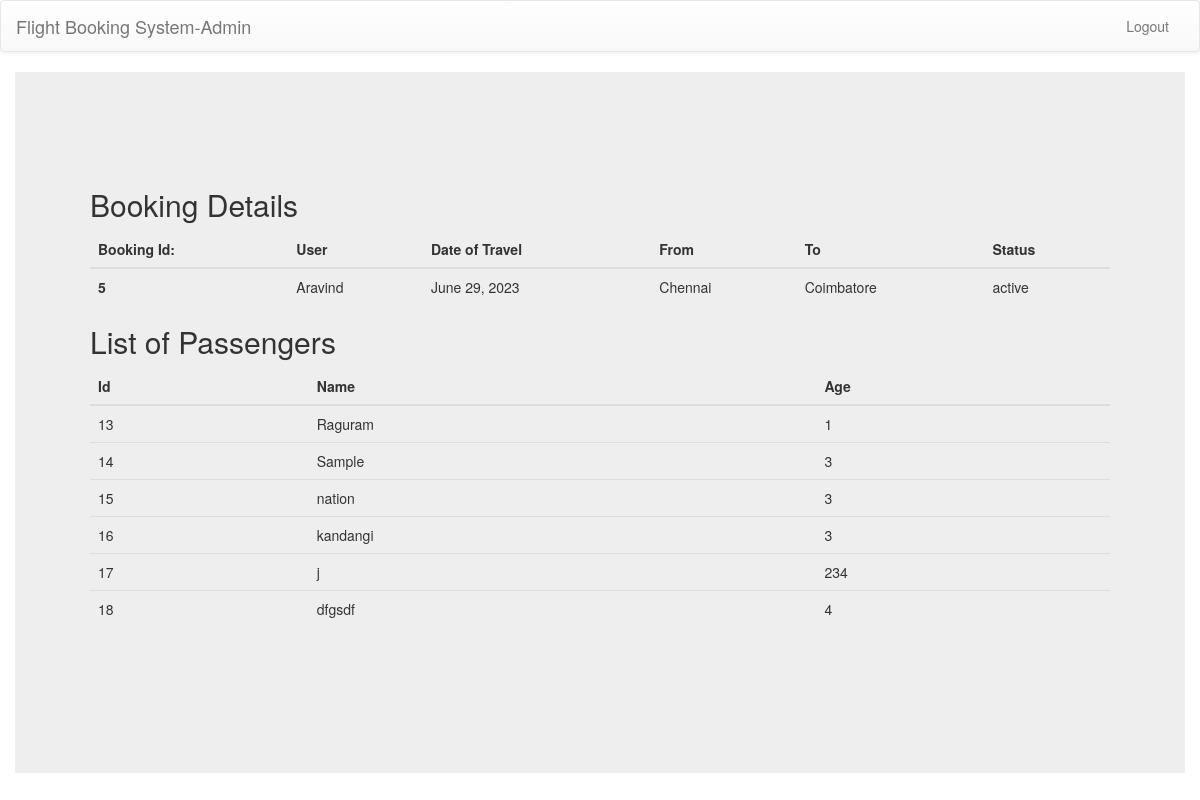
The page /manage/flight/booking-detail-admin/5 (signed in) on the database as committed earlier.
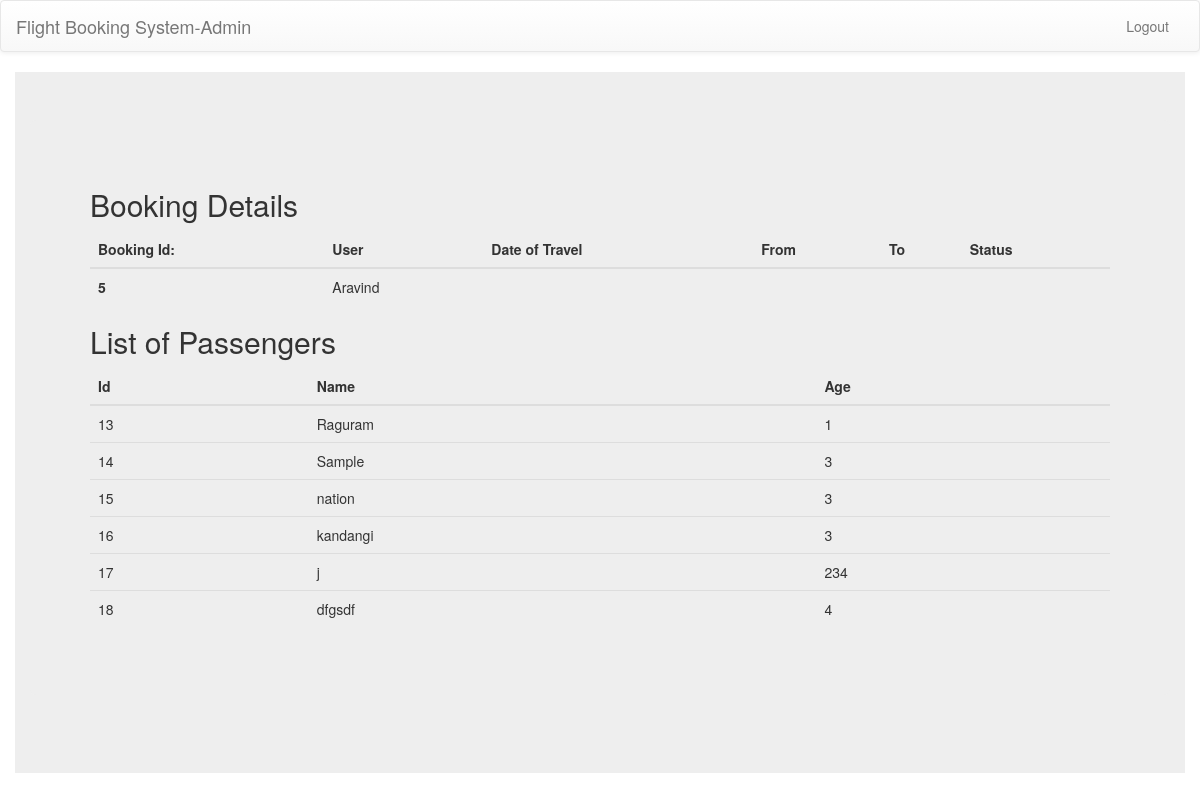
The same page on the database as committed later.
### user/models.py (models this page shows, shortened)
class Bookings(models.Model):
    user_id=models.ForeignKey(User,on_delete=models.SET_NULL,blank=True,null=True)
    travel=models.ForeignKey(Travel,on_delete=models.SET_NULL,blank=True,null=True)
    passengers_count=models.PositiveIntegerField(default=1)
    passengers_names=models.ManyToManyField(Passengers)

class Travel(models.Model):
    flight_id=models.ForeignKey(Flight,on_delete=models.CASCADE)
    remain=models.PositiveIntegerField(default=60)
    date=models.DateField(null=True,blank=True)
    status=models.CharField(max_length=10,default="active")

class Flight(models.Model):
    name=models.CharField(max_length=10)
    airline=models.ForeignKey(AirLine,on_delete=models.CASCADE)
    source=models.ForeignKey(Airports,on_delete=models.SET_NULL,blank=True,null=True,related_name="depart")
    destination=models.ForeignKey(Airports,on_delete=models.SET_NULL,blank=True,null=True,related_name="arrive")
    time_of_departure=models.TimeField(null=True,blank=True)
    duration_of_travel=models.PositiveIntegerField()
    price=models.PositiveIntegerField(null=True,blank=True)

class Airports(models.Model):
    name=models.CharField(max_length=10)

class User(AbstractUser):
    username=None
    name=models.CharField(max_length=30)
    email=models.EmailField(unique=True)
    phone_number=models.CharField(max_length=10)
    USERNAME_FIELD='email'
    REQUIRED_FIELDS=[]
    objects=UserManager()

### adminapp/views.py (the view)
# urls.py: path("booking-detail-admin/<int:id>",booking_details,name="booking-detail-admin"),
@login_required(login_url="/manage/flight/login-admin")
def booking_details(request,id):
    if not request.user.is_superuser:
        return redirect("unauthorized")
    try:
        booking=Bookings.objects.get(id=id)
    except:
        raise ValueError("Invalid booking Id")
    passengers=booking.passengers_names.all()
    return render(request,"adminapp/booking-detail.html",context={"booking":booking,"passengers":passengers})

### templates/adminapp/booking-detail.html
{% extends 'adminapp/base.html' %}
{% block main %}
<div class="jumbotron container">
    <div class="jumbotron">
        <h2>Booking Details</h2>
        <table class="table table-dark">
          <thead>
            <tr>
              <th scope="col">Booking Id:</th>
              <th scope="col">User</th>
              <th scope="col">Date of Travel</th>
              <th scope="col">From</th>
              <th scope="col">To</th>
              <th scope="col">Status</th>
            </tr>
          </thead>
          <tbody>
            <tr>
              <th scope="row">{{booking.id}}</th>
              <td>{{booking.user_id.name}}</td>
              <td>{{booking.travel.date}}</td>
              <td>{{booking.travel.flight_id.source.name}}</td>
              <td>{{booking.travel.flight_id.destination.name}}</td>
              <td>{{booking.travel.status}}</td>
            </tr>
          </tbody>
          </table>
        <h2>List of Passengers</h2>
        <table class="table table-dark">
            <thead>
              <tr>
                <th scope="col">Id</th>
                <th scope="col">Name</th>
                <th scope="col">Age</th>
              </tr>
            </thead>
            <tbody>
                {% for passenger in passengers %}
              <tr>
                <td>{{passenger.id}}</td>
                <td>{{passenger.name}}</td>
                <td>{{passenger.age}}</td>
              </tr>
              {% endfor %}
            </tbody>
          </table>
      </div>
  </div>
{% endblock main %}

Rows that differ between the two databases and show on the page:
changed Bookings "Aravind": travel "June 29, 2023" → (not shown); travel.flight_id.source.name "Chennai" → (not shown); travel.flight_id.destination.name "Coimbatore" → (not shown); travel.status "active" → (not shown)
